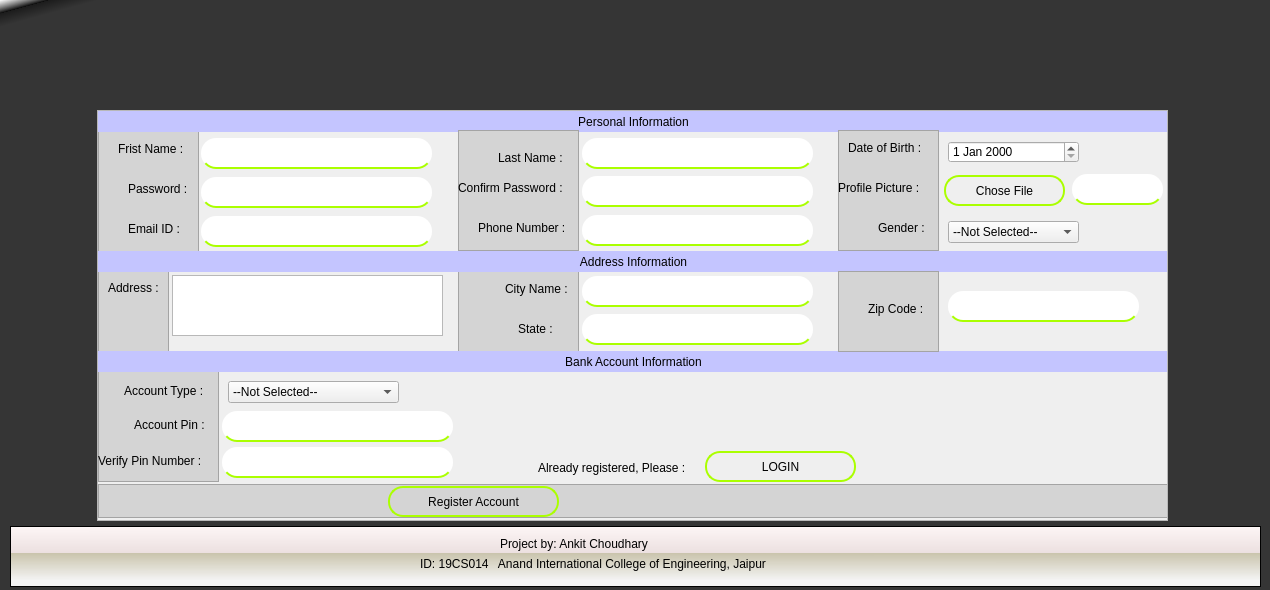
<?xml version="1.0" encoding="UTF-8"?>
<ui version="4.0">
 <class>New_Account</class>
 <widget class="QWidget" name="New_Account">
  <property name="geometry">
   <rect>
    <x>0</x>
    <y>0</y>
    <width>1270</width>
    <height>590</height>
   </rect>
  </property>
  <property name="minimumSize">
   <size>
    <width>1270</width>
    <height>590</height>
   </size>
  </property>
  <property name="maximumSize">
   <size>
    <width>1270</width>
    <height>590</height>
   </size>
  </property>
  <property name="windowTitle">
   <string>Form</string>
  </property>
  <property name="styleSheet">
   <string notr="true">#New_Account{
background-color: qlineargradient(spread:pad, x1:0, y1:0, x2:0.02, y2:0.0340909, stop:0 rgba(255, 255, 255, 255), stop:0.495 rgba(0, 0, 0, 199), stop:0.505 rgba(28, 28, 28, 255), stop:1 rgba(53, 53, 53, 255));
}
#topframe{
background-color: qconicalgradient(cx:0.000472637, cy:0, angle:227.8, stop:0 rgba(30, 0, 255, 255), stop:0.375 rgba(0, 195, 255, 252), stop:0.423533 rgba(37, 0, 255, 255), stop:0.45 rgba(0, 130, 255, 255), stop:0.477581 rgba(0, 56, 255, 252), stop:0.518717 rgba(71, 171, 255, 255), stop:0.542289 rgba(71, 171, 255, 255), stop:0.547264 rgba(68, 134, 249, 255), stop:0.55 rgba(0, 74, 255, 255), stop:0.552239 rgba(21, 93, 243, 255), stop:0.57754 rgba(102, 0, 255, 255), stop:0.625 rgba(0, 185, 255, 247), stop:1 rgba(255, 255, 0, 69));
border:none;
}
#bottomframe{
background-color: qlineargradient(spread:pad, x1:0.025, y1:0.892545, x2:0.0199005, y2:0, stop:0 rgba(244, 244, 244, 255), stop:0.495 rgba(218, 212, 186, 230), stop:0.505 rgba(236, 224, 224, 255), stop:1 rgba(253, 246, 246, 255));
}
QPushButton{
border-radius:15px;
border:2px solid #aaff00;
font: 75 12pt &quot;MS Sans Serif&quot;;
}
QLineEdit{
border-radius:15px;
border-bottom:2px solid #aaff00;
}
#label_3, #label_4, #label_5{
background:#c4c5ff;
}
#frame,#frame_3,#frame_4,#frame_5,#frame_6, #frame_7 ,#frame_2, #frame_8{
background:#d4d4d4;
}
</string>
  </property>
  <widget class="QFrame" name="bottomframe">
   <property name="geometry">
    <rect>
     <x>10</x>
     <y>526</y>
     <width>1251</width>
     <height>61</height>
    </rect>
   </property>
   <property name="frameShape">
    <enum>QFrame::StyledPanel</enum>
   </property>
   <property name="frameShadow">
    <enum>QFrame::Raised</enum>
   </property>
   <widget class="QLabel" name="label">
    <property name="geometry">
     <rect>
      <x>490</x>
      <y>10</y>
      <width>171</width>
      <height>16</height>
     </rect>
    </property>
    <property name="text">
     <string>Project by: Ankit Choudhary </string>
    </property>
   </widget>
   <widget class="QLabel" name="label_2">
    <property name="geometry">
     <rect>
      <x>410</x>
      <y>30</y>
      <width>381</width>
      <height>16</height>
     </rect>
    </property>
    <property name="text">
     <string>ID: 19CS014   Anand International College of Engineering, Jaipur</string>
    </property>
   </widget>
  </widget>
  <widget class="QPushButton" name="topframe">
   <property name="geometry">
    <rect>
     <x>10</x>
     <y>5</y>
     <width>1251</width>
     <height>101</height>
    </rect>
   </property>
   <property name="text">
    <string/>
   </property>
   <property name="icon">
    <iconset>
     <normaloff>Images/Bank-Management-System.png</normaloff>Images/Bank-Management-System.png</iconset>
   </property>
   <property name="iconSize">
    <size>
     <width>1300</width>
     <height>520</height>
    </size>
   </property>
  </widget>
  <widget class="QScrollArea" name="scrollArea">
   <property name="geometry">
    <rect>
     <x>97</x>
     <y>110</y>
     <width>1071</width>
     <height>411</height>
    </rect>
   </property>
   <property name="sizePolicy">
    <sizepolicy hsizetype="Expanding" vsizetype="Expanding">
     <horstretch>0</horstretch>
     <verstretch>0</verstretch>
    </sizepolicy>
   </property>
   <property name="verticalScrollBarPolicy">
    <enum>Qt::ScrollBarAsNeeded</enum>
   </property>
   <property name="horizontalScrollBarPolicy">
    <enum>Qt::ScrollBarAsNeeded</enum>
   </property>
   <property name="sizeAdjustPolicy">
    <enum>QAbstractScrollArea::AdjustToContentsOnFirstShow</enum>
   </property>
   <property name="widgetResizable">
    <bool>true</bool>
   </property>
   <widget class="QWidget" name="scrollAreaWidgetContents">
    <property name="geometry">
     <rect>
      <x>0</x>
      <y>0</y>
      <width>1069</width>
      <height>409</height>
     </rect>
    </property>
    <widget class="QLabel" name="label_3">
     <property name="geometry">
      <rect>
       <x>0</x>
       <y>0</y>
       <width>1071</width>
       <height>21</height>
      </rect>
     </property>
     <property name="text">
      <string>Personal Information</string>
     </property>
     <property name="alignment">
      <set>Qt::AlignCenter</set>
     </property>
    </widget>
    <widget class="QLabel" name="label_4">
     <property name="geometry">
      <rect>
       <x>0</x>
       <y>140</y>
       <width>1071</width>
       <height>21</height>
      </rect>
     </property>
     <property name="text">
      <string>Address Information</string>
     </property>
     <property name="alignment">
      <set>Qt::AlignCenter</set>
     </property>
    </widget>
    <widget class="QLabel" name="label_5">
     <property name="geometry">
      <rect>
       <x>0</x>
       <y>240</y>
       <width>1071</width>
       <height>21</height>
      </rect>
     </property>
     <property name="text">
      <string>Bank Account Information</string>
     </property>
     <property name="alignment">
      <set>Qt::AlignCenter</set>
     </property>
    </widget>
    <widget class="QFrame" name="frame">
     <property name="geometry">
      <rect>
       <x>0</x>
       <y>20</y>
       <width>101</width>
       <height>121</height>
      </rect>
     </property>
     <property name="frameShape">
      <enum>QFrame::StyledPanel</enum>
     </property>
     <property name="frameShadow">
      <enum>QFrame::Raised</enum>
     </property>
     <widget class="QLabel" name="label_6">
      <property name="geometry">
       <rect>
        <x>20</x>
        <y>10</y>
        <width>81</width>
        <height>16</height>
       </rect>
      </property>
      <property name="text">
       <string>Frist Name : </string>
      </property>
     </widget>
     <widget class="QLabel" name="label_10">
      <property name="geometry">
       <rect>
        <x>30</x>
        <y>90</y>
        <width>71</width>
        <height>16</height>
       </rect>
      </property>
      <property name="text">
       <string>Email ID : </string>
      </property>
     </widget>
     <widget class="QLabel" name="label_8">
      <property name="geometry">
       <rect>
        <x>30</x>
        <y>50</y>
        <width>71</width>
        <height>16</height>
       </rect>
      </property>
      <property name="text">
       <string>Password : </string>
      </property>
     </widget>
    </widget>
    <widget class="QFrame" name="frame_4">
     <property name="geometry">
      <rect>
       <x>0</x>
       <y>160</y>
       <width>71</width>
       <height>81</height>
      </rect>
     </property>
     <property name="frameShape">
      <enum>QFrame::StyledPanel</enum>
     </property>
     <property name="frameShadow">
      <enum>QFrame::Raised</enum>
     </property>
     <widget class="QLabel" name="label_15">
      <property name="geometry">
       <rect>
        <x>10</x>
        <y>10</y>
        <width>61</width>
        <height>21</height>
       </rect>
      </property>
      <property name="text">
       <string>Address : </string>
      </property>
      <property name="alignment">
       <set>Qt::AlignLeading|Qt::AlignLeft|Qt::AlignTop</set>
      </property>
     </widget>
    </widget>
    <widget class="QFrame" name="frame_5">
     <property name="geometry">
      <rect>
       <x>360</x>
       <y>160</y>
       <width>121</width>
       <height>81</height>
      </rect>
     </property>
     <property name="frameShape">
      <enum>QFrame::StyledPanel</enum>
     </property>
     <property name="frameShadow">
      <enum>QFrame::Raised</enum>
     </property>
     <widget class="QLabel" name="label_16">
      <property name="geometry">
       <rect>
        <x>47</x>
        <y>10</y>
        <width>71</width>
        <height>16</height>
       </rect>
      </property>
      <property name="text">
       <string>City Name : </string>
      </property>
     </widget>
     <widget class="QLabel" name="label_17">
      <property name="geometry">
       <rect>
        <x>60</x>
        <y>50</y>
        <width>61</width>
        <height>16</height>
       </rect>
      </property>
      <property name="text">
       <string>State : </string>
      </property>
     </widget>
    </widget>
    <widget class="QFrame" name="frame_6">
     <property name="geometry">
      <rect>
       <x>0</x>
       <y>260</y>
       <width>121</width>
       <height>111</height>
      </rect>
     </property>
     <property name="frameShape">
      <enum>QFrame::StyledPanel</enum>
     </property>
     <property name="frameShadow">
      <enum>QFrame::Raised</enum>
     </property>
     <widget class="QLabel" name="label_21">
      <property name="geometry">
       <rect>
        <x>0</x>
        <y>83</y>
        <width>121</width>
        <height>21</height>
       </rect>
      </property>
      <property name="text">
       <string>Verify Pin Number : </string>
      </property>
      <property name="alignment">
       <set>Qt::AlignLeading|Qt::AlignLeft|Qt::AlignTop</set>
      </property>
     </widget>
     <widget class="QLabel" name="label_20">
      <property name="geometry">
       <rect>
        <x>36</x>
        <y>46</y>
        <width>81</width>
        <height>16</height>
       </rect>
      </property>
      <property name="text">
       <string>Account Pin : </string>
      </property>
     </widget>
     <widget class="QLabel" name="label_19">
      <property name="geometry">
       <rect>
        <x>26</x>
        <y>12</y>
        <width>91</width>
        <height>16</height>
       </rect>
      </property>
      <property name="text">
       <string>Account Type : </string>
      </property>
     </widget>
    </widget>
    <widget class="QLineEdit" name="First_Name">
     <property name="geometry">
      <rect>
       <x>103</x>
       <y>27</y>
       <width>231</width>
       <height>31</height>
      </rect>
     </property>
    </widget>
    <widget class="QLineEdit" name="Password">
     <property name="geometry">
      <rect>
       <x>103</x>
       <y>66</y>
       <width>231</width>
       <height>31</height>
      </rect>
     </property>
    </widget>
    <widget class="QLineEdit" name="Email_Id">
     <property name="geometry">
      <rect>
       <x>103</x>
       <y>105</y>
       <width>231</width>
       <height>31</height>
      </rect>
     </property>
    </widget>
    <widget class="QFrame" name="frame_7">
     <property name="geometry">
      <rect>
       <x>740</x>
       <y>19</y>
       <width>101</width>
       <height>121</height>
      </rect>
     </property>
     <property name="frameShape">
      <enum>QFrame::StyledPanel</enum>
     </property>
     <property name="frameShadow">
      <enum>QFrame::Raised</enum>
     </property>
     <widget class="QLabel" name="label_12">
      <property name="geometry">
       <rect>
        <x>10</x>
        <y>10</y>
        <width>91</width>
        <height>16</height>
       </rect>
      </property>
      <property name="text">
       <string>Date of Birth : </string>
      </property>
     </widget>
     <widget class="QLabel" name="label_13">
      <property name="geometry">
       <rect>
        <x>0</x>
        <y>50</y>
        <width>101</width>
        <height>16</height>
       </rect>
      </property>
      <property name="text">
       <string>Profile Picture : </string>
      </property>
     </widget>
     <widget class="QLabel" name="label_24">
      <property name="geometry">
       <rect>
        <x>40</x>
        <y>90</y>
        <width>61</width>
        <height>16</height>
       </rect>
      </property>
      <property name="text">
       <string>Gender : </string>
      </property>
     </widget>
    </widget>
    <widget class="QFrame" name="frame_3">
     <property name="geometry">
      <rect>
       <x>360</x>
       <y>19</y>
       <width>121</width>
       <height>121</height>
      </rect>
     </property>
     <property name="frameShape">
      <enum>QFrame::StyledPanel</enum>
     </property>
     <property name="frameShadow">
      <enum>QFrame::Raised</enum>
     </property>
     <widget class="QLabel" name="label_22">
      <property name="geometry">
       <rect>
        <x>40</x>
        <y>20</y>
        <width>81</width>
        <height>16</height>
       </rect>
      </property>
      <property name="text">
       <string>Last Name : </string>
      </property>
     </widget>
     <widget class="QLabel" name="label_23">
      <property name="geometry">
       <rect>
        <x>20</x>
        <y>90</y>
        <width>101</width>
        <height>16</height>
       </rect>
      </property>
      <property name="text">
       <string>Phone Number : </string>
      </property>
     </widget>
     <widget class="QLabel" name="label_9">
      <property name="geometry">
       <rect>
        <x>0</x>
        <y>50</y>
        <width>121</width>
        <height>16</height>
       </rect>
      </property>
      <property name="text">
       <string>Confirm Password : </string>
      </property>
     </widget>
    </widget>
    <widget class="QLineEdit" name="Last_Name">
     <property name="geometry">
      <rect>
       <x>484</x>
       <y>27</y>
       <width>231</width>
       <height>31</height>
      </rect>
     </property>
    </widget>
    <widget class="QLineEdit" name="Confirm_Password">
     <property name="geometry">
      <rect>
       <x>484</x>
       <y>65</y>
       <width>231</width>
       <height>31</height>
      </rect>
     </property>
    </widget>
    <widget class="QLineEdit" name="Phone_Number">
     <property name="geometry">
      <rect>
       <x>484</x>
       <y>104</y>
       <width>231</width>
       <height>31</height>
      </rect>
     </property>
    </widget>
    <widget class="QDateEdit" name="Date_of_Birth">
     <property name="geometry">
      <rect>
       <x>850</x>
       <y>30</y>
       <width>131</width>
       <height>22</height>
      </rect>
     </property>
    </widget>
    <widget class="QComboBox" name="Gender">
     <property name="geometry">
      <rect>
       <x>850</x>
       <y>110</y>
       <width>131</width>
       <height>22</height>
      </rect>
     </property>
     <property name="contextMenuPolicy">
      <enum>Qt::CustomContextMenu</enum>
     </property>
     <property name="currentText">
      <string>--Not Selected--</string>
     </property>
     <item>
      <property name="text">
       <string>--Not Selected--</string>
      </property>
     </item>
     <item>
      <property name="text">
       <string>Male</string>
      </property>
     </item>
     <item>
      <property name="text">
       <string>Female</string>
      </property>
     </item>
     <item>
      <property name="text">
       <string>Other</string>
      </property>
     </item>
    </widget>
    <widget class="QTextEdit" name="Address">
     <property name="geometry">
      <rect>
       <x>74</x>
       <y>164</y>
       <width>271</width>
       <height>61</height>
      </rect>
     </property>
    </widget>
    <widget class="QLineEdit" name="City">
     <property name="geometry">
      <rect>
       <x>484</x>
       <y>165</y>
       <width>231</width>
       <height>31</height>
      </rect>
     </property>
    </widget>
    <widget class="QLineEdit" name="State">
     <property name="geometry">
      <rect>
       <x>484</x>
       <y>203</y>
       <width>231</width>
       <height>31</height>
      </rect>
     </property>
    </widget>
    <widget class="QFrame" name="frame_2">
     <property name="geometry">
      <rect>
       <x>740</x>
       <y>160</y>
       <width>101</width>
       <height>81</height>
      </rect>
     </property>
     <property name="frameShape">
      <enum>QFrame::StyledPanel</enum>
     </property>
     <property name="frameShadow">
      <enum>QFrame::Raised</enum>
     </property>
     <widget class="QLabel" name="label_18">
      <property name="geometry">
       <rect>
        <x>30</x>
        <y>30</y>
        <width>71</width>
        <height>16</height>
       </rect>
      </property>
      <property name="text">
       <string>Zip Code : </string>
      </property>
     </widget>
    </widget>
    <widget class="QLineEdit" name="Zip_Code">
     <property name="geometry">
      <rect>
       <x>850</x>
       <y>180</y>
       <width>191</width>
       <height>31</height>
      </rect>
     </property>
    </widget>
    <widget class="QComboBox" name="Account_type">
     <property name="geometry">
      <rect>
       <x>130</x>
       <y>270</y>
       <width>171</width>
       <height>22</height>
      </rect>
     </property>
     <item>
      <property name="text">
       <string>--Not Selected--</string>
      </property>
     </item>
     <item>
      <property name="text">
       <string>Current Account</string>
      </property>
     </item>
     <item>
      <property name="text">
       <string>Saving Account</string>
      </property>
     </item>
    </widget>
    <widget class="QLineEdit" name="Pin">
     <property name="geometry">
      <rect>
       <x>124</x>
       <y>300</y>
       <width>231</width>
       <height>31</height>
      </rect>
     </property>
    </widget>
    <widget class="QLineEdit" name="Verify_Pin">
     <property name="geometry">
      <rect>
       <x>124</x>
       <y>336</y>
       <width>231</width>
       <height>31</height>
      </rect>
     </property>
    </widget>
    <widget class="QPushButton" name="Login_btn">
     <property name="geometry">
      <rect>
       <x>607</x>
       <y>340</y>
       <width>151</width>
       <height>31</height>
      </rect>
     </property>
     <property name="text">
      <string>LOGIN</string>
     </property>
    </widget>
    <widget class="QLabel" name="label_7">
     <property name="geometry">
      <rect>
       <x>440</x>
       <y>349</y>
       <width>171</width>
       <height>16</height>
      </rect>
     </property>
     <property name="text">
      <string>Already registered, Please : </string>
     </property>
    </widget>
    <widget class="QFrame" name="frame_8">
     <property name="geometry">
      <rect>
       <x>0</x>
       <y>373</y>
       <width>1071</width>
       <height>34</height>
      </rect>
     </property>
     <property name="frameShape">
      <enum>QFrame::StyledPanel</enum>
     </property>
     <property name="frameShadow">
      <enum>QFrame::Raised</enum>
     </property>
     <widget class="QPushButton" name="Register_Account">
      <property name="geometry">
       <rect>
        <x>290</x>
        <y>2</y>
        <width>171</width>
        <height>31</height>
       </rect>
      </property>
      <property name="text">
       <string>Register Account</string>
      </property>
     </widget>
    </widget>
    <widget class="QPushButton" name="Browse">
     <property name="geometry">
      <rect>
       <x>846</x>
       <y>64</y>
       <width>121</width>
       <height>31</height>
      </rect>
     </property>
     <property name="text">
      <string>Chose File</string>
     </property>
    </widget>
    <widget class="QLineEdit" name="Profile_Picture">
     <property name="geometry">
      <rect>
       <x>974</x>
       <y>63</y>
       <width>91</width>
       <height>31</height>
      </rect>
     </property>
    </widget>
    <zorder>frame_6</zorder>
    <zorder>frame_5</zorder>
    <zorder>frame_4</zorder>
    <zorder>frame</zorder>
    <zorder>label_3</zorder>
    <zorder>label_4</zorder>
    <zorder>label_5</zorder>
    <zorder>First_Name</zorder>
    <zorder>Password</zorder>
    <zorder>Email_Id</zorder>
    <zorder>frame_7</zorder>
    <zorder>frame_3</zorder>
    <zorder>Last_Name</zorder>
    <zorder>Confirm_Password</zorder>
    <zorder>Phone_Number</zorder>
    <zorder>Date_of_Birth</zorder>
    <zorder>Gender</zorder>
    <zorder>Address</zorder>
    <zorder>City</zorder>
    <zorder>State</zorder>
    <zorder>frame_2</zorder>
    <zorder>Zip_Code</zorder>
    <zorder>Account_type</zorder>
    <zorder>Pin</zorder>
    <zorder>Verify_Pin</zorder>
    <zorder>Login_btn</zorder>
    <zorder>label_7</zorder>
    <zorder>frame_8</zorder>
    <zorder>Browse</zorder>
    <zorder>Profile_Picture</zorder>
   </widget>
  </widget>
 </widget>
 <resources/>
 <connections/>
</ui>
